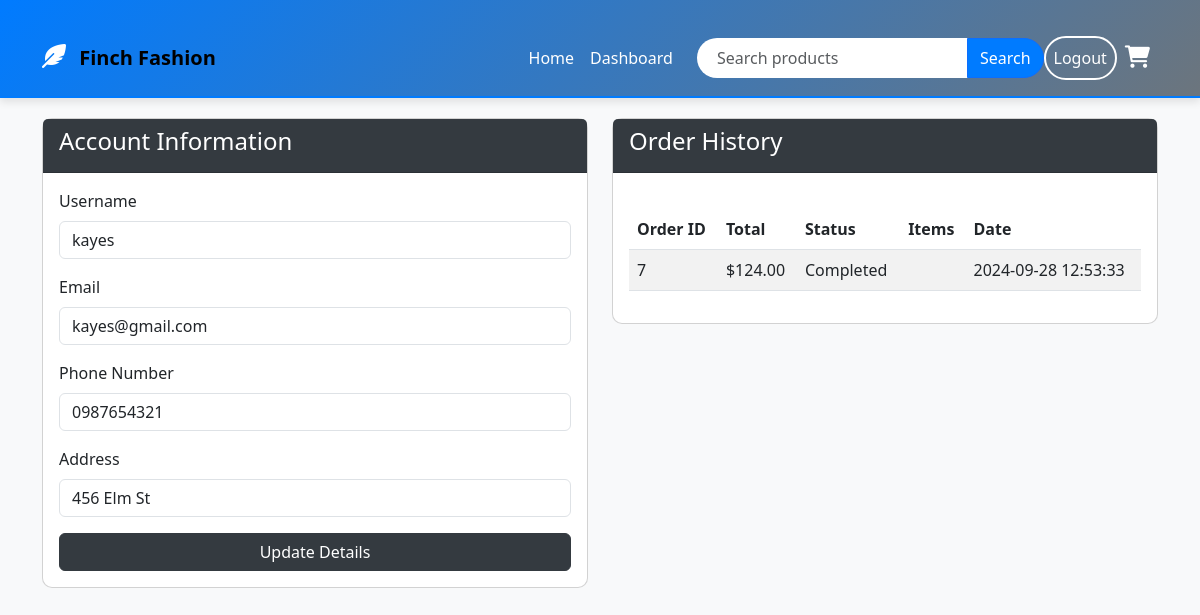
/user/My_account.php (signed in), run on the app's committed database.
### tables this page shows
CREATE TABLE `users` (
  `id` int(11) NOT NULL,
  `username` varchar(50) NOT NULL,
  `email` varchar(100) NOT NULL,
  `password` varchar(255) NOT NULL,
  `role` enum('user','admin') DEFAULT 'user',
  `phone_no` varchar(15) NOT NULL,
  `address` varchar(255) NOT NULL,
  `created_at` timestamp NOT NULL DEFAULT current_timestamp()
);

CREATE TABLE `orders` (
  `id` int(11) NOT NULL,
  `user_id` int(11) DEFAULT NULL,
  `total_amount` decimal(10,2) NOT NULL,
  `status` enum('pending','completed','cancelled','delivered') DEFAULT 'pending',
  `created_at` timestamp NOT NULL DEFAULT current_timestamp(),
  `phone_number` varchar(15) NOT NULL,
  `address` varchar(255) NOT NULL,
  `transaction_id` varchar(100) NOT NULL,
  `payment_method` varchar(50) DEFAULT NULL,
  `payment_phone` varchar(20) NOT NULL DEFAULT '',
  `full_name` varchar(255) NOT NULL
);

### user/My_account.php (the view, shortened to what this page needs)
<?php
require_once '../includes/connection.php';
include '../includes/header.php';
$userId = $_SESSION['user_id'];
$stmt = $pdo->prepare("SELECT id, username, email, phone_no, address FROM users WHERE id = ?");
$stmt->execute([$userId]);
$user = $stmt->fetch(PDO::FETCH_ASSOC);
$orderStmt = $pdo->prepare("SELECT * FROM orders WHERE user_id = ? ORDER BY created_at DESC");
$orderStmt->execute([$userId]);
$orders = $orderStmt->fetchAll(PDO::FETCH_ASSOC);
?>
<!DOCTYPE html>
<html lang="en">
<head>
    <link href="https://cdn.jsdelivr.net/npm/bootstrap@5.3.0/dist/css/bootstrap.min.css" rel="stylesheet">
    <link rel="stylesheet" href="../css/my_account.css">
</head>
<body>
<div class="container">
    <div class="row">
        <div class="col-md-6">
            <div class="card mb-4">
                <div class="card-header">
                    <h4>Account Information</h4>
                </div>
                <div class="card-body">
                    <form method="POST" action="my_account.php">
    <div class="mb-3">
        <label for="username" class="form-label">Username</label>
        <input type="text" class="form-control" id="username" name="username" value="<?= htmlspecialchars($user['username']) ?>" required autocomplete="username">
    </div>
    <div class="mb-3">
        <label for="email" class="form-label">Email</label>
        <input type="email" class="form-control" id="email" name="email" value="<?= htmlspecialchars($user['email']) ?>" required autocomplete="email">
    </div>
    <div class="mb-3">
        <label for="phone_no" class="form-label">Phone Number</label>
        <input type="text" class="form-control" id="phone_no" name="phone_no" value="<?= htmlspecialchars($user['phone_no']) ?>" required autocomplete="tel">
    </div>
    <div class="mb-3">
        <label for="address" class="form-label">Address</label>
        <input type="text" class="form-control" id="address" name="address" value="<?= htmlspecialchars($user['address']) ?>" required autocomplete="address">
    </div>
    <button type="submit" class="btn btn-primary w-100">Update Details</button>
</form>
                </div>
            </div>
        </div>
        <div class="col-md-6">
            <div class="card mb-4">
                <div class="card-header">
                    <h4>Order History</h4>
                </div>
                <div class="card-body">
                    <?php if (!empty($orders)): ?>
                        <table class="table table-hover table-striped">
                            <thead>
                                <tr>
                                    <th>Order ID</th>
                                    <th>Total</th>
                                    <th>Status</th>
                                    <th>Items</th>
                                    <th>Date</th>
                                </tr>
                            </thead>
                            <tbody>
                                <?php foreach ($orders as $order): ?>
                                    <tr>
                                        <td><?= htmlspecialchars($order['id']); ?></td>
                                        <td>$<?= number_format($order['total_amount'], 2); ?></td>
                                        <td><?= ucfirst(htmlspecialchars($order['status'])); ?></td>
                                        <td>
                                        </td>
                                        <td><?= htmlspecialchars($order['created_at']); ?></td>
                                    </tr>
                                <?php endforeach; ?>
                            </tbody>
                        </table>
                    <?php else: ?>
                        <p class="text-muted">You have no orders.</p>
                    <?php endif; ?>
                </div>
            </div>
        </div>
    </div>
</div>
</body>
</html>

### css/my_account.css (style rules this page uses)
body { background-color: #f8f9fa; }
.container { margin-top: 20px; }
.card { border-radius: 10px; }
.card-header { background-color: #343a40 !important; color: white !important; }
.btn-primary { background-color: #343a40; border-color: #343a40; }
.table { margin-top: 20px; }

### data on the page
users: username "kayes", email "kayes@gmail.com", phone_no "0987654321", address "456 Elm St"
orders: id "7", total_amount "124.00", status "Completed", created_at "2024-09-28 12:53:33"
